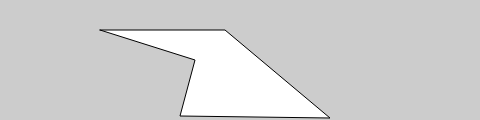
Frame 1 (no input)
Frame 60 (no input): identical to frame 1, image omitted
Frame 120 (the mouse pressed at the canvas centre since frame 60): identical to frame 1, image omitted

The p5.js sketch that drew this single still picture (run headless with seeded random() and noise() and a simulated clock; from frame 60 on, the mouse is pressed at the canvas centre):

// p5.js sketch
// ── sketch.js
function setup() {
  createCanvas(480,120);
}

function draw() {
  background(204);
  beginShape();
  vertex(100, 30);
  vertex(225, 30);
  vertex(330, 118);
  vertex(180, 116);
  vertex(195, 60);
  endShape(CLOSE);
}
